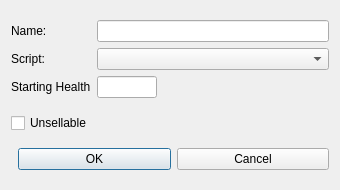
<?xml version="1.0" encoding="UTF-8"?>
<ui version="4.0">
 <class>WBQtBaseBuildPropsDialog</class>
 <widget class="QDialog" name="WBQtBaseBuildPropsDialog">
  <property name="geometry">
   <rect>
    <x>0</x>
    <y>0</y>
    <width>340</width>
    <height>190</height>
   </rect>
  </property>
  <property name="windowTitle">
   <string>Building Properties</string>
  </property>
  <layout class="QVBoxLayout" name="rootLayout">
   <item>
    <layout class="QGridLayout" name="grid">
     <item row="0" column="0">
      <widget class="QLabel" name="nameLabel">
       <property name="text">
        <string>Name:</string>
       </property>
      </widget>
     </item>
     <item row="0" column="1">
      <widget class="QLineEdit" name="nameEdit"/>
     </item>
     <item row="1" column="0">
      <widget class="QLabel" name="scriptLabel">
       <property name="text">
        <string>Script:</string>
       </property>
      </widget>
     </item>
     <item row="1" column="1">
      <widget class="QComboBox" name="scriptCombo"/>
     </item>
     <item row="2" column="0">
      <widget class="QLabel" name="healthLabel">
       <property name="text">
        <string>Starting Health</string>
       </property>
      </widget>
     </item>
     <item row="2" column="1" alignment="Qt::AlignLeft">
      <widget class="QLineEdit" name="healthEdit">
       <property name="minimumSize">
        <size>
         <width>60</width>
         <height>0</height>
        </size>
       </property>
       <property name="maximumSize">
        <size>
         <width>60</width>
         <height>16777215</height>
        </size>
       </property>
      </widget>
     </item>
    </layout>
   </item>
   <item>
    <widget class="QCheckBox" name="unsellableCheck">
     <property name="text">
      <string>Unsellable</string>
     </property>
    </widget>
   </item>
   <item>
    <layout class="QHBoxLayout" name="buttonsRow">
     <item>
      <spacer name="buttonsSpacer">
       <property name="orientation">
        <enum>Qt::Horizontal</enum>
       </property>
      </spacer>
     </item>
     <item>
      <widget class="QPushButton" name="okBtn">
       <property name="text">
        <string>OK</string>
       </property>
       <property name="default">
        <bool>true</bool>
       </property>
      </widget>
     </item>
     <item>
      <widget class="QPushButton" name="cancelBtn">
       <property name="text">
        <string>Cancel</string>
       </property>
       <property name="autoDefault">
        <bool>false</bool>
       </property>
      </widget>
     </item>
    </layout>
   </item>
  </layout>
 </widget>
 <resources/>
 <connections/>
</ui>
